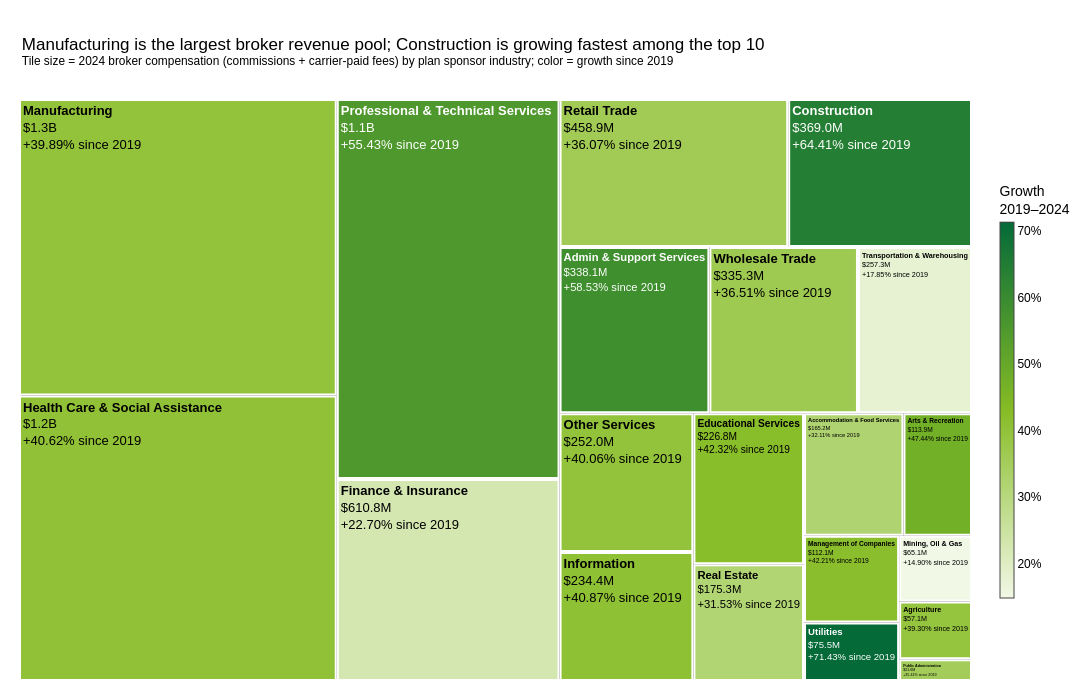

Write notebook code for a chart like this one.
### Markdown cell above
## 6. Which industries hold the largest and fastest-growing broker compensation pools?

### Code cell
NAICS_SECTORS = {
    "11": "Agriculture",
    "21": "Mining, Oil & Gas",
    "22": "Utilities",
    "23": "Construction",
    "31": "Manufacturing",
    "32": "Manufacturing",
    "33": "Manufacturing",
    "42": "Wholesale Trade",
    "44": "Retail Trade",
    "45": "Retail Trade",
    "48": "Transportation & Warehousing",
    "49": "Transportation & Warehousing",
    "51": "Information",
    "52": "Finance & Insurance",
    "53": "Real Estate",
    "54": "Professional & Technical Services",
    "55": "Management of Companies",
    "56": "Admin & Support Services",
    "61": "Educational Services",
    "62": "Health Care & Social Assistance",
    "71": "Arts & Recreation",
    "72": "Accommodation & Food Services",
    "81": "Other Services",
    "92": "Public Administration",
}

industry = (
    contracts.assign(sector=contracts["naics_2"].map(NAICS_SECTORS))
    .dropna(subset=["sector"])
    .pivot_table(index="sector", columns="FORM_YEAR", values="compensation", aggfunc="sum")
)
industry["growth"] = growth(industry[LAST], industry[FIRST])
industry = industry.sort_values(LAST, ascending=False)

largest = industry.index[0]
fastest = industry.head(10)["growth"].idxmax()
g_min, g_max = industry["growth"].min(), industry["growth"].max()
text_colors = ["white" if (g - g_min) / (g_max - g_min) > 0.62 else BLACK for g in industry["growth"]]

fig = go.Figure(
    go.Treemap(
        labels=industry.index,
        parents=[""] * len(industry),
        values=industry[LAST],
        customdata=np.column_stack(
            [[money(v) for v in industry[LAST]], [f"{g:+.2f}%" for g in industry["growth"]]]
        ),
        texttemplate="<b>%{label}</b><br>%{customdata[0]}<br>%{customdata[1]} since " + str(FIRST),
        hovertemplate="<b>%{label}</b><br>" + str(LAST) + " pool: %{customdata[0]}<br>"
        "Growth: %{customdata[1]}<extra></extra>",
        textfont=dict(size=13, color=text_colors),
        marker=dict(
            colors=industry["growth"],
            colorscale=GREEN_SCALE,
            line=dict(color="white", width=2),
            pad=dict(t=0, l=0, r=0, b=0),
            colorbar=dict(
                title=dict(text=f"Growth<br>{FIRST}–{LAST}", side="top"),
                ticksuffix="%",
                thickness=14,
                len=0.75,
            ),
        ),
        tiling=dict(pad=2),
        pathbar=dict(visible=False),
        root=dict(color="white"),
        sort=True,
    )
)
base_theme(
    fig,
    f"{largest} is the largest broker revenue pool; {fastest} is growing fastest among the top 10",
    f"Tile size = {LAST} broker compensation (commissions + carrier-paid fees) by plan sponsor industry; "
    f"color = growth since {FIRST}",
    height=700,
)
fig.update_layout(width=FIG_WIDTH, margin=dict(l=20, r=20, t=100, b=20))
save_figure(fig, "06-industry-opportunity-treemap", ANALYSIS_PATH)
fig.show()

### Figure 1 — Plotly figure (JSON) as saved in the notebook; plotly's stock layout.template omitted (floating-point values rounded to 4 significant figures)
{"data": [{"customdata": [["$1.3B", "+39.89%"], ["$1.2B", "+40.62%"], ["$1.1B", "+55.43%"], ["$610.8M", "+22.70%"], ["$458.9M", "+36.07%"], ["$369.0M", "+64.41%"], ["$338.1M", "+58.53%"], ["$335.3M", "+36.51%"], ["$257.3M", "+17.85%"], ["$252.0M", "+40.06%"], ["$234.4M", "+40.87%"], ["$226.8M", "+42.32%"], ["$175.3M", "+31.53%"], ["$165.2M", "+32.11%"], ["$113.9M", "+47.44%"], ["$112.1M", "+42.21%"], ["$75.5M", "+71.43%"], ["$65.1M", "+14.90%"], ["$57.1M", "+39.30%"], ["$21.6M", "+35.41%"]], "hovertemplate": "<b>%{label}</b><br>2024 pool: %{customdata[0]}<br>Growth: %{customdata[1]}<extra></extra>", "labels": ["Manufacturing", "Health Care & Social Assistance", "Professional & Technical Services", "Finance & Insurance", "Retail Trade", "Construction", "Admin & Support Services", "Wholesale Trade", "Transportation & Warehousing", "Other Services", "Information", "Educational Services", "Real Estate", "Accommodation & Food Services", "Arts & Recreation", "Management of Companies", "Utilities", "Mining, Oil & Gas", "Agriculture", "Public Administration"], "marker": {"colorbar": {"len": 0.75, "thickness": 14, "ticksuffix": "%", "title": {"side": "top", "text": "Growth<br>2019–2024"}}, "colors": [39.89, 40.62, 55.43, 22.7, 36.07, 64.41, 58.53, 36.51, 17.85, 40.06, 40.87, 42.32, 31.53, 32.11, 47.44, 42.21, 71.43, 14.9, 39.3, 35.41], "colorscale": [[0, "#F2F8E6"], [0.5, "#86BC25"], [1, "#046A38"]], "line": {"color": "white", "width": 2}, "pad": {"b": 0, "l": 0, "r": 0, "t": 0}}, "parents": ["", "", "", "", "", "", "", "", "", "", "", "", "", "", "", "", "", "", "", ""], "pathbar": {"visible": false}, "root": {"color": "white"}, "sort": true, "textfont": {"color": ["#000000", "#000000", "white", "#000000", "#000000", "white", "white", "#000000", "#000000", "#000000", "#000000", "#000000", "#000000", "#000000", "#000000", "#000000", "white", "#000000", "#000000", "#000000"], "size": 13}, "texttemplate": "<b>%{label}</b><br>%{customdata[0]}<br>%{customdata[1]} since 2019", "tiling": {"pad": 2}, "type": "treemap", "values": [1279000000.0, 1231000000.0, 1149000000.0, 610800000.0, 458900000.0, 369000000.0, 338100000.0, 335300000.0, 257300000.0, 252000000.0, 234400000.0, 226800000.0, 175300000.0, 165200000.0, 113900000.0, 112100000.0, 75540000.0, 65080000.0, 57080000.0, 21580000.0]}], "layout": {"colorway": ["#86BC25", "#43B02A", "#046A38"], "font": {"color": "#000000", "family": "Arial, sans-serif"}, "height": 700, "hoverlabel": {"bgcolor": "white", "font": {"color": "#000000"}}, "legend": {"font": {"color": "#000000"}, "orientation": "h", "x": 1, "xanchor": "right", "y": 1.01, "yanchor": "bottom"}, "margin": {"b": 20, "l": 20, "r": 20, "t": 100}, "paper_bgcolor": "white", "plot_bgcolor": "white", "title": {"font": {"color": "#000000", "family": "Arial, sans-serif"}, "text": "Manufacturing is the largest broker revenue pool; Construction is growing fastest among the top 10<br><sup>Tile size = 2024 broker compensation (commissions + carrier-paid fees) by plan sponsor industry; color = growth since 2019</sup>", "x": 0.02, "xanchor": "left"}, "width": 1100, "xaxis": {"tickfont": {"color": "#000000"}, "title": {"font": {"color": "#000000"}}}, "yaxis": {"tickfont": {"color": "#000000"}, "title": {"font": {"color": "#000000"}}}}}
